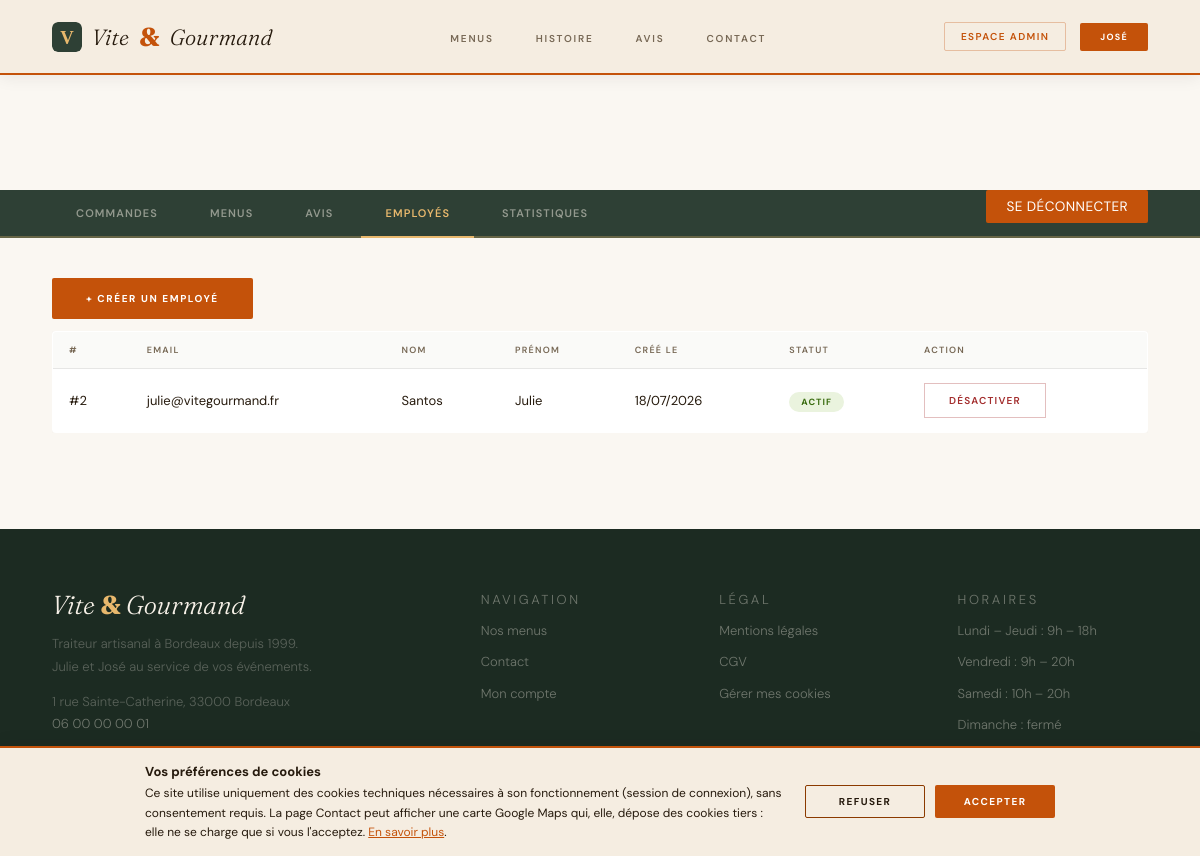
The page /admin/employes (signed in) on the database its author committed.
### tables this page shows
CREATE TABLE `utilisateur` (
  `utilisateur_id`    INT          NOT NULL AUTO_INCREMENT,
  `role_id`           INT          NOT NULL,
  `email`             VARCHAR(180) NOT NULL UNIQUE,
  `password`          VARCHAR(255) NOT NULL,
  `nom`               VARCHAR(80)  NOT NULL,
  `prenom`            VARCHAR(80)  NOT NULL,
  `telephone`         VARCHAR(20)  NOT NULL,
  `adresse`           VARCHAR(200) NOT NULL,
  `ville`             VARCHAR(100) NOT NULL,
  `code_postal`       VARCHAR(10)  NOT NULL,
  `pays`              VARCHAR(50)  NOT NULL,
  `actif`             BOOLEAN      NOT NULL DEFAULT 1,
  `created_at`        DATETIME     NOT NULL DEFAULT CURRENT_TIMESTAMP,
  PRIMARY KEY (`utilisateur_id`),
  CONSTRAINT `fk_util_role` FOREIGN KEY (`role_id`) REFERENCES `role`(`role_id`)
);

### core/Controller.php (called while the page is built, shortened)
<?php
abstract class Controller
{
    protected function render(string $view, array $data = []): void
    {
        extract($data);
        $viewPath = VIEWS_PATH . '/' . $view . '.php';
        require VIEWS_PATH . '/layouts/header.php';
        require $viewPath;
        require VIEWS_PATH . '/layouts/footer.php';
    }
}

### app/Controllers/AdminController.php (called while the page is built, shortened)
<?php
class AdminController extends Controller
{
    private UserModel $userModel;
    public function __construct()
    {
        $this->userModel     = new UserModel();
    }
    public function employes(): void
    {
        $employes = $this->userModel->getEmployes();
        $this->render('admin/employes', [
            'title'    => 'Gestion des employés',
            'employes' => $employes,
            'csrf'     => $this->csrfField(),
        ]);
    }
}

### public/index.php (called while the page is built, shortened)
<?php
require_once __DIR__ . '/../vendor/autoload.php';
require_once __DIR__ . '/../core/autoload.php';
require_once __DIR__ . '/../core/Router.php';
$router = new Router();
$router->add('GET',  '/',           'HomeController',  'index');
$router->add('GET',  '/menus',      'MenuController',  'index');
$router->add('GET',  '/menus/:id',  'MenuController',  'detail');
$router->add('GET',  '/connexion',   'AuthController', 'login');
$router->add('POST', '/connexion',   'AuthController', 'login');
$router->add('GET',  '/inscription', 'AuthController', 'register');
$router->add('POST', '/inscription', 'AuthController', 'register');
$router->add('POST', '/deconnexion', 'AuthController', 'logout');
$router->add('GET',  '/commande', 'CommandeController', 'index');
$router->add('POST', '/commande', 'CommandeController', 'store');
$router->add('GET',  '/mon-compte',               'UserController', 'index');
$router->add('GET',  '/mon-compte/commandes/:id', 'UserController', 'commande');
$router->add('POST', '/mon-compte/annuler',       'UserController', 'cancelCommande');
$router->add('POST', '/mon-compte/avis',          'UserController', 'createAvis');
$router->add('GET',  '/mon-compte/profil',        'UserController', 'profil');
$router->add('POST', '/mon-compte/profil',        'UserController', 'profil');
$router->add('GET',  '/employe',              'EmployeController', 'index');
$router->add('GET',  '/employe/commande',     'EmployeController', 'commande');
$router->add('POST', '/employe/statut',       'EmployeController', 'updateStatut');
$router->add('GET',  '/employe/menus',        'EmployeController', 'menus');
$router->add('POST', '/employe/menus/toggle', 'EmployeController', 'toggleMenu');
$router->add('GET',  '/employe/avis',         'EmployeController', 'avis');
$router->add('POST', '/employe/avis/update',  'EmployeController', 'updateAvis');
$router->add('GET',  '/admin',                  'AdminController', 'index');
$router->add('GET',  '/admin/commande',         'AdminController', 'commande');
$router->add('POST', '/admin/statut',           'AdminController', 'updateStatut');
$router->add('GET',  '/admin/menus',            'AdminController', 'menus');
$router->add('POST', '/admin/menus/toggle',     'AdminController', 'toggleMenu');
$router->add('POST', '/admin/menus/stock',      'AdminController', 'updateStock');
$router->add('GET',  '/admin/avis',             'AdminController', 'avis');
$router->add('POST', '/admin/avis/update',      'AdminController', 'updateAvis');
$router->add('GET',  '/admin/employes',         'AdminController', 'employes');
$router->add('GET',  '/admin/employes/create',  'AdminController', 'createEmploye');
$router->add('POST', '/admin/employes/create',  'AdminController', 'createEmploye');
$router->add('POST', '/admin/employes/toggle',  'AdminController', 'toggleEmploye');
$router->add('GET',  '/admin/stats',            'AdminController', 'stats');
$router->add('GET',  '/contact', 'ContactController', 'index');
$router->add('POST', '/contact', 'ContactController', 'index');
$router->add('GET', '/mentions-legales', 'LegalController', 'mentions');
$router->add('GET', '/cgv',              'LegalController', 'cgv');
$router->add('GET',  '/mot-de-passe-oublie',          'AuthController', 'forgotPassword');
$router->add('POST', '/mot-de-passe-oublie',          'AuthController', 'forgotPassword');
$router->add('GET',  '/reinitialiser-mot-de-passe',   'AuthController', 'resetPassword');
$router->add('POST', '/reinitialiser-mot-de-passe',   'AuthController', 'resetPassword');
$router->dispatch();

### core/autoload.php (called while the page is built, shortened)
<?php
spl_autoload_register(function (string $class): void {
    $paths = [
        ROOT_PATH . '/app/Controllers/' . $class . '.php',
        ROOT_PATH . '/app/Models/' . $class . '.php',
        ROOT_PATH . '/core/' . $class . '.php',
    ];
    foreach ($paths as $path) {
        if (file_exists($path)) {
            return;
        }
    }
});

### core/Database.php (called while the page is built, shortened)
<?php
class Database
{
    private static ?PDO $instance = null;
    private static bool $pingDone = false;
    public static function getInstance(): PDO
    {
        if (!self::$pingDone) {
            self::$pingDone = true;
            try {
                self::$instance->query('SELECT 1');
            } catch (PDOException $e) {
                self::$instance = null;
                self::connect();
            }
        }
        return self::$instance;
    }
    private static function connect(): void
    {
        try {
            self::$instance = new PDO(
                'mysql:host=' . DB_HOST . ';port=' . DB_PORT . ';dbname=' . DB_NAME . ';charset=' . DB_CHARSET,
                DB_USER,
                DB_PASS,
                [
                    PDO::ATTR_ERRMODE                  => PDO::ERRMODE_EXCEPTION,
                    PDO::ATTR_DEFAULT_FETCH_MODE       => PDO::FETCH_ASSOC,
                    PDO::ATTR_EMULATE_PREPARES         => false,
                    PDO::ATTR_PERSISTENT               => true,
                    PDO::MYSQL_ATTR_INIT_COMMAND       => "SET NAMES 'utf8mb4'",
                    PDO::MYSQL_ATTR_USE_BUFFERED_QUERY => true,
                ]
            );
        } catch(PDOException $e) {
            error_log('Database connection error: ' . $e->getMessage());
            die('Erreur de connexion à la base de données. Veuillez réessayer plus tard.');
        }
    }
}

### core/Model.php (called while the page is built, shortened)
<?php
abstract class Model
{
    public function __construct()
    {
        $this->db = Database::getInstance();
    }
}

### app/Models/UserModel.php (called while the page is built, shortened)
<?php
class UserModel extends Model
{
    public function getEmployes(): array
    {
        $stmt = $this->db->query('
            SELECT u.*, r.libelle AS role
            FROM utilisateur u
            JOIN role r ON u.role_id = r.role_id
            WHERE u.role_id = 2
            ORDER BY u.created_at DESC
        ');
        return $stmt->fetchAll();
    }
}

### app/Views/admin/employes.php (the view, shortened to what this page needs)
<main>
<section class="employe-s">
    <div class="user-nav">
        <a href="/admin" class="user-nav-link">Commandes</a>
        <a href="/admin/menus" class="user-nav-link">Menus</a>
        <a href="/admin/avis" class="user-nav-link">Avis</a>
        <a href="/admin/employes" class="user-nav-link active">Employés</a>
        <a href="/admin/stats" class="user-nav-link">Statistiques</a>
        <form method="POST" action="/deconnexion" style="display:inline;"><?= $_csrf_field ?><button type="submit" class="user-nav-link user-nav-logout">Se déconnecter</button></form>
    </div>
    <div class="wrap">
        <div style="margin-bottom: 24px;">
            <a href="/admin/employes/create" class="hbtn"><span>+ Créer un employé</span></a>
        </div>
        <div class="employe-table-wrap">
            <table class="employe-table">
                <thead>
                    <tr>
                        <th>#</th>
                        <th>Email</th>
                        <th>Nom</th>
                        <th>Prénom</th>
                        <th>Créé le</th>
                        <th>Statut</th>
                        <th>Action</th>
                    </tr>
                </thead>
                <tbody>
                    <?php if (empty($employes)): ?>
                        <tr><td colspan="7" style="text-align:center;padding:24px;color:#776855;">Aucun employé</td></tr>
                    <?php else: ?>
                        <?php foreach ($employes as $employe): ?>
                        <tr>
                            <td>#<?= $employe['utilisateur_id'] ?></td>
                            <td><?= htmlspecialchars($employe['email']) ?></td>
                            <td><?= htmlspecialchars($employe['nom']) ?></td>
                            <td><?= htmlspecialchars($employe['prenom']) ?></td>
                            <td><?= date('d/m/Y', strtotime($employe['created_at'])) ?></td>
                            <td>
                                <span class="commande-statut <?= $employe['actif'] ? 'commande-statut-livree' : 'commande-statut-annulee' ?>">
                                    <?= $employe['actif'] ? 'Actif' : 'Inactif' ?>
                                </span>
                            </td>
                            <td>
                                <form method="POST" action="/admin/employes/toggle" style="display:inline;">
                                    <button type="submit" class="commande-annuler-btn">
                                        <?= $employe['actif'] ? 'Désactiver' : 'Activer' ?>
                                    </button>
                                </form>
                            </td>
                        </tr>
                        <?php endforeach; ?>
                    <?php endif; ?>
                </tbody>
            </table>
        </div>
    </div>
</section>
</main>

### core/Router.php (shortened to what this page needs)
<?php
class Router
{
    private array $routes = [];
    public function add(string $method, string $path, string $controller, string $action): void
    {
        $this->routes[] = [
            'method' => strtoupper($method),
            'path' => $path,
            'controller' => $controller,
            'action' => $action,
        ];
    }
    public function dispatch(): void
    {
        $method = $_SERVER['REQUEST_METHOD'];
        $uri = parse_url($_SERVER['REQUEST_URI'], PHP_URL_PATH);
        $uri = $uri ?: '/';
        foreach ($this->routes as $route) {
            if ($route['method'] !== $method) continue;
            $pattern = preg_replace('#:([a-zA-Z]+)#', '([^/]+)', $route['path']);
            $pattern = '#^' . $pattern . '$#';
            if (preg_match($pattern, $uri, $matches)) {
                $action          = $route['action'];
                $controller      = new $controllerClass();
                $controller->$action();
                return;
            }
        }
        require VIEWS_PATH . '/layouts/header.php';
        require VIEWS_PATH . '/layouts/footer.php';
    }
}

### public/assets/css/style.css (style rules this page uses)
*, *::before, *::after { box-sizing: border-box; margin: 0; padding: 0; }
html { font-size: 16px; scroll-behavior: smooth; }
body { font-family: 'DM Sans', system-ui, sans-serif; background: #FAF7F2; color: #261A0D; overflow-x: hidden; }
a { text-decoration: none; color: inherit; }
.hbtn { position: relative; overflow: hidden; padding: 14px 34px; background: #C4520A; color: #fff; font-size: 10px; font-weight: 700; letter-spacing: .16em; text-transform: uppercase; border-radius: 2px; border: none; cursor: pointer; font-family: 'DM Sans', system-ui, sans-serif; }
.hbtn span { position: relative; z-index: 1; }
.wrap { max-width: 100%; margin: 0 auto; padding: 0 52px; }
.user-nav { display: flex; gap: 4px; margin-bottom: 48px; background: #2E4035; padding: 0 52px; align-items: stretch; border-bottom: 2px solid rgba(232,184,109,.3); }
.user-nav > form { margin-left: auto; display: flex; align-items: center; }
.user-nav-link { padding: 16px 24px; font-size: 11px; font-weight: 600; letter-spacing: .1em; text-transform: uppercase; color: rgba(247,241,232,.5); border-bottom: 2px solid transparent; margin-bottom: -2px; display: flex; align-items: center; transition: color .2s, border-color .2s; }
.user-nav-link.active { color: #E8B86D; border-color: #E8B86D; }
.user-nav-logout { color: #fff !important; background: #C4520A; border-radius: 2px; padding: 8px 20px !important; display: flex; align-items: center; align-self: center; margin-top: 0; border: none; cursor: pointer; font: inherit; font-size: .85rem; letter-spacing: .03em; text-transform: uppercase; }
.commande-statut { font-size: 9px; font-weight: 700; letter-spacing: .12em; text-transform: uppercase; padding: 4px 12px; border-radius: 20px; align-self: flex-start; }
.commande-statut-livree { background: #EAF3DE; color: #3B6D11; }
.commande-annuler-btn { padding: 10px 24px; border: 1.5px solid rgba(163,45,45,.3); color: #A32D2D; font-size: 10px; font-weight: 600; letter-spacing: .12em; text-transform: uppercase; background: transparent; cursor: pointer; font-family: 'DM Sans', system-ui, sans-serif; transition: background .2s, color .2s; }
.employe-s { padding: 0 0 96px 0; margin-top: 75px; }
.employe-table-wrap { overflow-x: auto; }
.employe-table { width: 100%; border-collapse: collapse; font-size: 13px; background: #fff; border: 1px solid rgba(0,0,0,.08); border-radius: 4px; overflow: hidden; box-shadow: 0 2px 12px rgba(38,26,13,.04); }
.employe-table th { padding: 12px 16px; text-align: left; font-size: 9px; font-weight: 600; letter-spacing: .14em; text-transform: uppercase; color: #776855; background: #FAFAF8; border-bottom: 1px solid rgba(0,0,0,.08); }
.employe-table td { padding: 14px 16px; border-bottom: 1px solid #F2EAE0; color: #261A0D; vertical-align: middle; }
.employe-table tr:last-child td { border-bottom: none; }

### rows shown on the page
utilisateur: utilisateur_id "2", email "julie@vitegourmand.fr", nom "Santos", prenom "Julie", created_at "18/07/2026", actif "ACTIF"

### other values the page prints
$ligne['jours'] "Lundi – Jeudi"
$ligne['heures'] "9h – 18h"
$ligne['jours'] "Vendredi"
$ligne['heures'] "9h – 20h"
$ligne['jours'] "Samedi"
$ligne['heures'] "10h – 20h"
$ligne['jours'] "Dimanche"
$ligne['heures'] "fermé"
